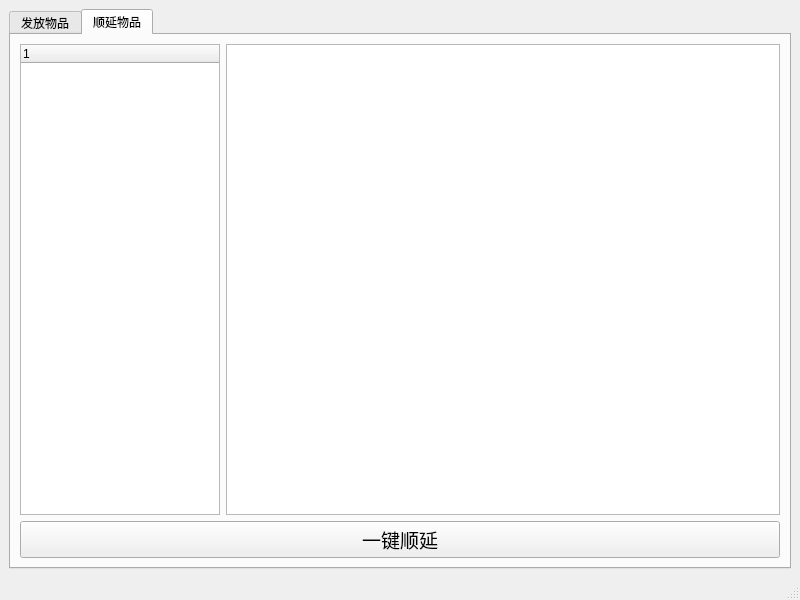
<?xml version="1.0" encoding="UTF-8"?>
<ui version="4.0">
 <class>MainWindow</class>
 <widget class="QMainWindow" name="MainWindow">
  <property name="geometry">
   <rect>
    <x>0</x>
    <y>0</y>
    <width>800</width>
    <height>600</height>
   </rect>
  </property>
  <property name="windowTitle">
   <string>劳保物品管理</string>
  </property>
  <widget class="QWidget" name="centralwidget">
   <layout class="QHBoxLayout" name="horizontalLayout">
    <item>
     <widget class="QTabWidget" name="tabWidget">
      <property name="currentIndex">
       <number>1</number>
      </property>
      <widget class="QWidget" name="tab">
       <attribute name="title">
        <string>发放物品</string>
       </attribute>
       <layout class="QHBoxLayout" name="horizontalLayout_4">
        <item>
         <layout class="QVBoxLayout" name="verticalLayout">
          <item>
           <layout class="QHBoxLayout" name="horizontalLayout_3">
            <item>
             <spacer name="horizontalSpacer">
              <property name="orientation">
               <enum>Qt::Horizontal</enum>
              </property>
              <property name="sizeHint" stdset="0">
               <size>
                <width>40</width>
                <height>20</height>
               </size>
              </property>
             </spacer>
            </item>
            <item>
             <layout class="QHBoxLayout" name="horizontalLayout_2">
              <item>
               <widget class="QLabel" name="label">
                <property name="font">
                 <font>
                  <family>AcadEref</family>
                  <pointsize>14</pointsize>
                 </font>
                </property>
                <property name="text">
                 <string>部门名称</string>
                </property>
               </widget>
              </item>
              <item>
               <widget class="QComboBox" name="comboBox">
                <property name="font">
                 <font>
                  <family>AcadEref</family>
                  <pointsize>14</pointsize>
                 </font>
                </property>
               </widget>
              </item>
             </layout>
            </item>
            <item>
             <spacer name="horizontalSpacer_2">
              <property name="orientation">
               <enum>Qt::Horizontal</enum>
              </property>
              <property name="sizeHint" stdset="0">
               <size>
                <width>40</width>
                <height>20</height>
               </size>
              </property>
             </spacer>
            </item>
           </layout>
          </item>
          <item>
           <widget class="QTableWidget" name="tableWidget"/>
          </item>
         </layout>
        </item>
       </layout>
      </widget>
      <widget class="QWidget" name="tab_2">
       <attribute name="title">
        <string>顺延物品</string>
       </attribute>
       <layout class="QVBoxLayout" name="verticalLayout_3">
        <item>
         <layout class="QVBoxLayout" name="verticalLayout_2">
          <item>
           <layout class="QHBoxLayout" name="horizontalLayout_5">
            <item>
             <widget class="QTreeWidget" name="treeWidget">
              <property name="maximumSize">
               <size>
                <width>200</width>
                <height>16777215</height>
               </size>
              </property>
             </widget>
            </item>
            <item>
             <widget class="QTableWidget" name="tableWidget_2"/>
            </item>
           </layout>
          </item>
          <item>
           <widget class="QPushButton" name="pushButton">
            <property name="font">
             <font>
              <family>AcadEref</family>
              <pointsize>14</pointsize>
             </font>
            </property>
            <property name="text">
             <string>一键顺延</string>
            </property>
           </widget>
          </item>
         </layout>
        </item>
       </layout>
      </widget>
     </widget>
    </item>
   </layout>
  </widget>
  <widget class="QMenuBar" name="menubar">
   <property name="geometry">
    <rect>
     <x>0</x>
     <y>0</y>
     <width>800</width>
     <height>26</height>
    </rect>
   </property>
  </widget>
  <widget class="QStatusBar" name="statusbar"/>
 </widget>
 <resources/>
 <connections/>
</ui>
